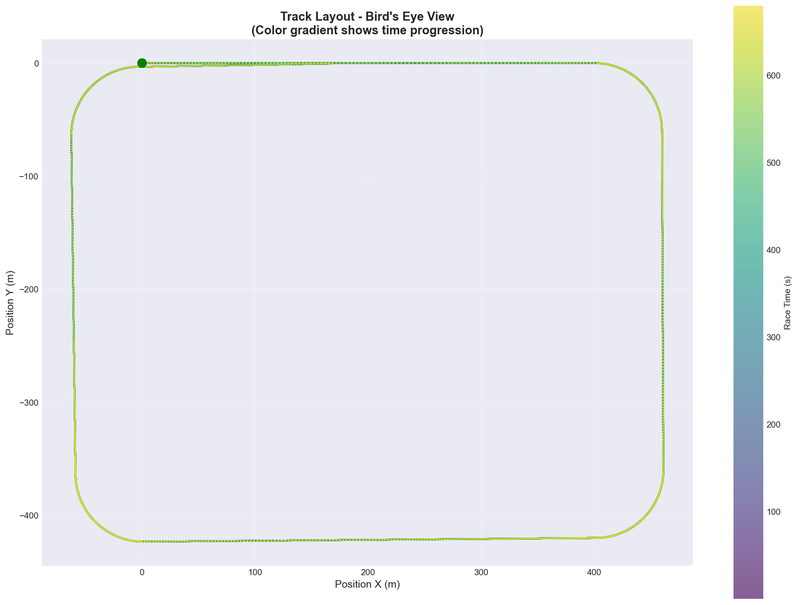
#> input picture visualization_analysis/plot_simple_track/1_track_position.png, 798 x 605 px, shrunk from 1930 x 1463 before the run, found by its file name
$ python quick_view.py
#> lines starting #> are read from the running program, lines starting #| are printed output that depends on the picture
"""
Quick viewer to display key validation plots
Opens the most important plots to verify simulation correctness
"""

from PIL import Image
import matplotlib.pyplot as plt
from pathlib import Path

plots_dir = Path(__file__).parent / "plots"

# Key plots to verify simulation
key_plots = [
    ("1_track_position.png", "Track Position - Should show 2D movement"),
    ("2_speed_profiles.png", "Speed Profiles - Should vary in corners"),
    ("3_steering_analysis.png", "Steering - Should have non-zero angles"),
    ("10_dashboard.png", "Dashboard - Overall view")
]

print("\n" + "="*60)
print("OPENING KEY VALIDATION PLOTS")
print("="*60)

for filename, description in key_plots:
    filepath = plots_dir / filename
    if filepath.exists():
        print(f"\n✓ {description}")
        img = Image.open(filepath)
#> img is the input picture: PIL image 798x605 RGBA; mean R, G, B, A 234.1, 235.8, 239.7, 255
        plt.figure(figsize=(16, 10))
        plt.imshow(img)
        plt.axis('off')
        plt.title(description, fontsize=14, fontweight='bold', pad=20)
        plt.tight_layout()

plt.show()
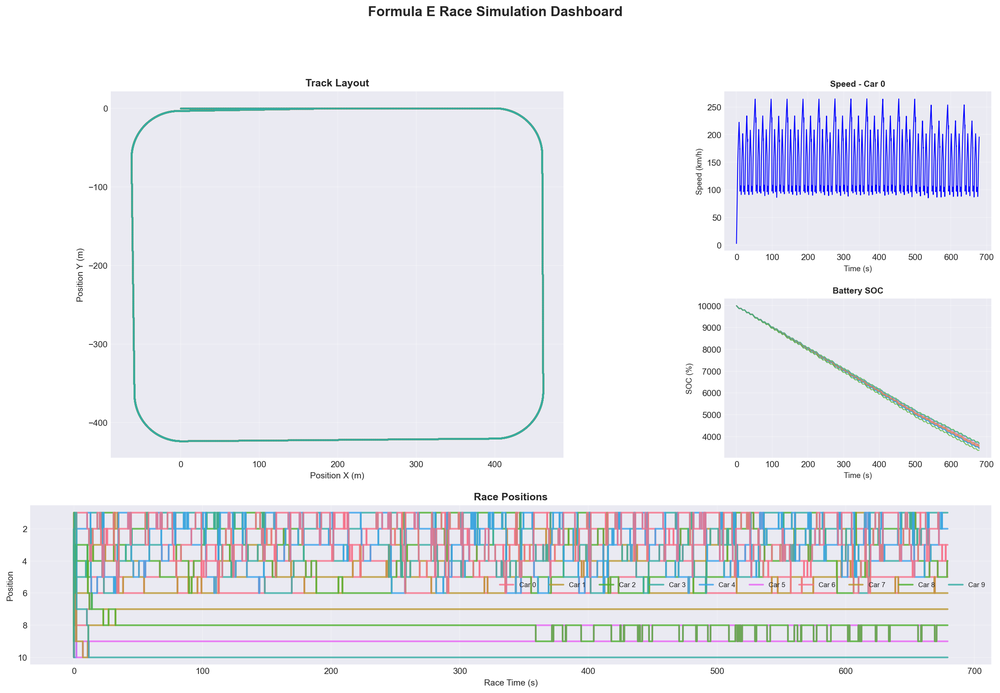
#> shown: shape (693, 1000, 4); mean R, G, B, A 233.7, 234.3, 240.8, 255

print("\n" + "="*60)
print("Review complete!")
print("="*60)
print("\nFor detailed statistics, see: plots/race_statistics.txt")
print("For all plots, check: plots/ directory")
